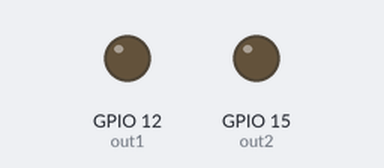
This sketch was run on a simulated ESP32. Shown: output pins drawn as LEDs (lit = HIGH).

Above: at 1.0 s.
At 3.0 s:
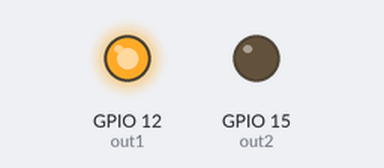
At 5.0 s:
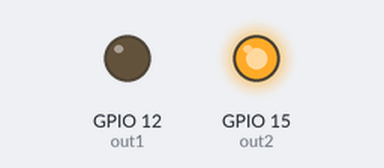
At 7.0 s:
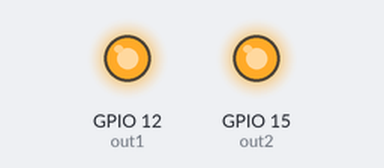
Timing chart, 0 to 10.4 s (numbered marks = the images above):
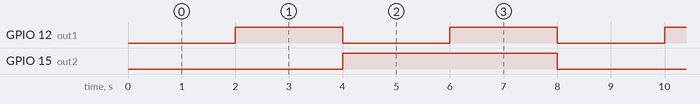

Measured:
- by itself, GPIO 12 (out1): alternates HIGH for 2.0 s and LOW for 2.0 s
- by itself, GPIO 15 (out2): alternates HIGH for 4.0 s and LOW for 4.0 s
- by itself, everything shown: repeats every 8.0 s, in 4 steps

The sketch:

Prueba_esp32cam_ardNano.ino
```cpp
#include "Arduino.h"
#define out1 12
#define out2 15


void setup() {
  // put your setup code here, to run once:
  pinMode(out1,OUTPUT);
  pinMode(out2,OUTPUT);
}

void loop() {
  // put your main code here, to run repeatedly:
  digitalWrite(out1,LOW);
  digitalWrite(out2,LOW);
  delay(2000);
  digitalWrite(out1,HIGH);
  digitalWrite(out2,LOW);
  delay(2000);
  digitalWrite(out1,LOW);
  digitalWrite(out2,HIGH);
  delay(2000);
  digitalWrite(out1,HIGH);
  digitalWrite(out2,HIGH);
  delay(2000);
}
```
